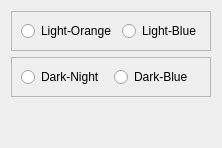
            <widget class="QWidget" name="page">
             <layout class="QVBoxLayout" name="verticalLayout_8">
              <item>
               <widget class="QFrame" name="frame_60">
                <property name="frameShape">
                 <enum>QFrame::StyledPanel</enum>
                </property>
                <property name="frameShadow">
                 <enum>QFrame::Raised</enum>
                </property>
                <layout class="QHBoxLayout" name="horizontalLayout_50">
                 <item>
                  <widget class="QRadioButton" name="lightOrange">
                   <property name="text">
                    <string>Light-Orange</string>
                   </property>
                  </widget>
                 </item>
                 <item>
                  <widget class="QRadioButton" name="lightBlue">
                   <property name="text">
                    <string>Light-Blue</string>
                   </property>
                  </widget>
                 </item>
                </layout>
               </widget>
              </item>
              <item>
               <widget class="QFrame" name="frame_59">
                <property name="frameShape">
                 <enum>QFrame::StyledPanel</enum>
                </property>
                <property name="frameShadow">
                 <enum>QFrame::Raised</enum>
                </property>
                <layout class="QHBoxLayout" name="horizontalLayout_49">
                 <item>
                  <widget class="QRadioButton" name="darkNight">
                   <property name="text">
                    <string>Dark-Night</string>
                   </property>
                  </widget>
                 </item>
                 <item>
                  <widget class="QRadioButton" name="darkBlue">
                   <property name="text">
                    <string>Dark-Blue</string>
                   </property>
                  </widget>
                 </item>
                </layout>
               </widget>
              </item>
              <item>
               <spacer name="verticalSpacer_10">
                <property name="orientation">
                 <enum>Qt::Vertical</enum>
                </property>
                <property name="sizeHint" stdset="0">
                 <size>
                  <width>20</width>
                  <height>40</height>
                 </size>
                </property>
               </spacer>
              </item>
             </layout>
            </widget>
